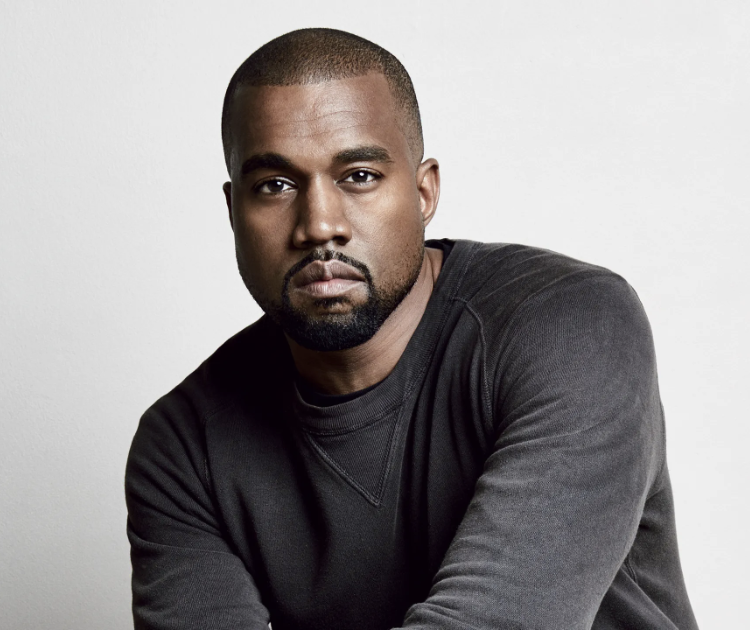
#> input picture filename.jpeg, 750 x 630 px
$ python flipped.py
#> lines starting #> are read from the running program, lines starting #| are printed output that depends on the picture
     #flipcode-0->vertically flip yaane top to bottum
     # 1-> horizantally left to rihght
     # -1 -> yaane both
#flipped-> just a variable

import cv2
image = cv2.imread("filename.jpeg")
#> image is the input picture: shape (630, 750, 3); mean B, G, R 146.3, 146.1, 150.1
if image is None:
    print("Could not load image")
else:
     flipped0 = cv2.flip(image,0)
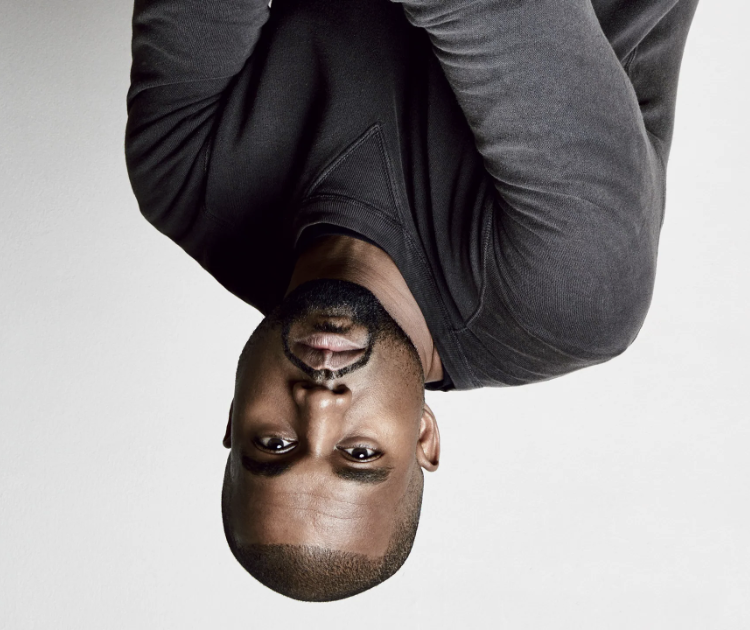
#> flipped0: shape (630, 750, 3); mean B, G, R 146.3, 146.1, 150.1
     flipped1 = cv2.flip(image,1)
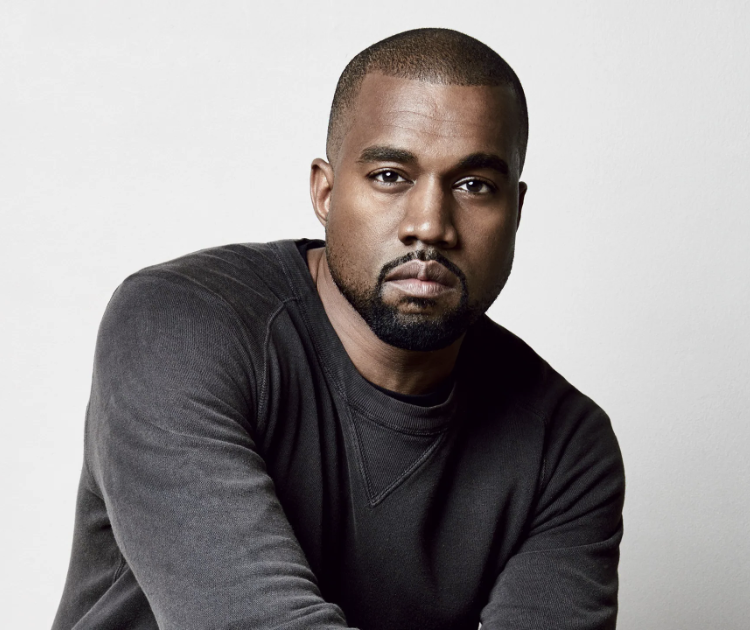
#> flipped1: shape (630, 750, 3); mean B, G, R 146.3, 146.1, 150.1
     flipped_1 = cv2.flip(image,-1)
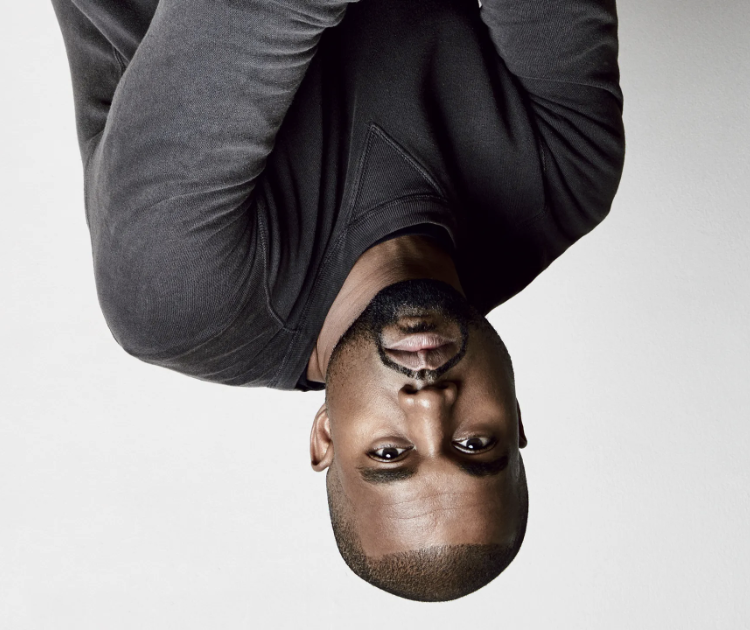
#> flipped_1: shape (630, 750, 3); mean B, G, R 146.3, 146.1, 150.1
     cv2.imshow("original",image)
     cv2.imshow("Horizantal",flipped0)
     cv2.imshow("vertical",flipped1)
     cv2.imshow("both",flipped_1)
     cv2.waitKey(0)
     cv2.destroyAllWindows()
